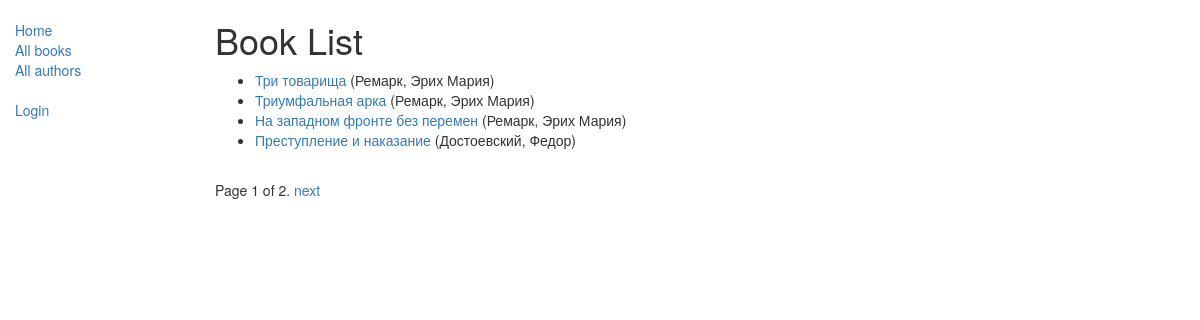
/catalog/books/, run on the app's committed database.
### catalog/models.py (models this page shows, shortened)
class Book(models.Model):
    title = models.CharField(max_length=200)
    author = models.ForeignKey('Author', on_delete=models.SET_NULL, null=True)
    summary = models.TextField(max_length=1000, help_text="Enter a brief description of the book")
    isbn = models.CharField('ISBN', max_length=13,
                            help_text='13 Character <a href="https://www.isbn-international.org/content/what-isbn">ISBN number</a>')
    genre = models.ManyToManyField(Genre, help_text="Select a genre for this book")
    language = models.ForeignKey('Language', on_delete=models.SET_NULL, null=True)
    def get_absolute_url(self):
        return reverse('book-detail', args=[str(self.id)])

class Author(models.Model):
    first_name = models.CharField(max_length=100)
    last_name = models.CharField(max_length=100)
    date_of_birth = models.DateField(null=True, blank=True)
    date_of_death = models.DateField('died', null=True, blank=True)
    class Meta:
        ordering = ["last_name", "first_name"]
    def __str__(self):
        return '{0}, {1}'.format(self.last_name, self.first_name)

### catalog/views.py (the view)
# urls.py: path('books/', views.BookListView.as_view(), name='books'),
class BookListView(generic.ListView):
    model = Book
    paginate_by = 4

### catalog/templates/catalog/book_list.html
{% extends "base_generic.html" %}
{% block content %}
    <h1>Book List</h1>
    {% if book_list %}
    <ul>
      {% for book in book_list %}
      <li>
        <a href="{{ book.get_absolute_url }}">{{ book.title }}</a> ({{book.author}})
      </li>
      {% endfor %}
    </ul>
    {% else %}
      <p>There are no books in the library.</p>
    {% endif %}
{% endblock %}

### data on the page
Book: title "Три товарища", author "Ремарк, Эрих Мария"
Book: title "Триумфальная арка", author "Ремарк, Эрих Мария"
Book: title "На западном фронте без перемен", author "Ремарк, Эрих Мария"
Book: title "Преступление и наказание", author "Достоевский, Федор"

### other printed values
{{ page_obj.number }} "1"
{{ page_obj.paginator.num_pages }} "2"
